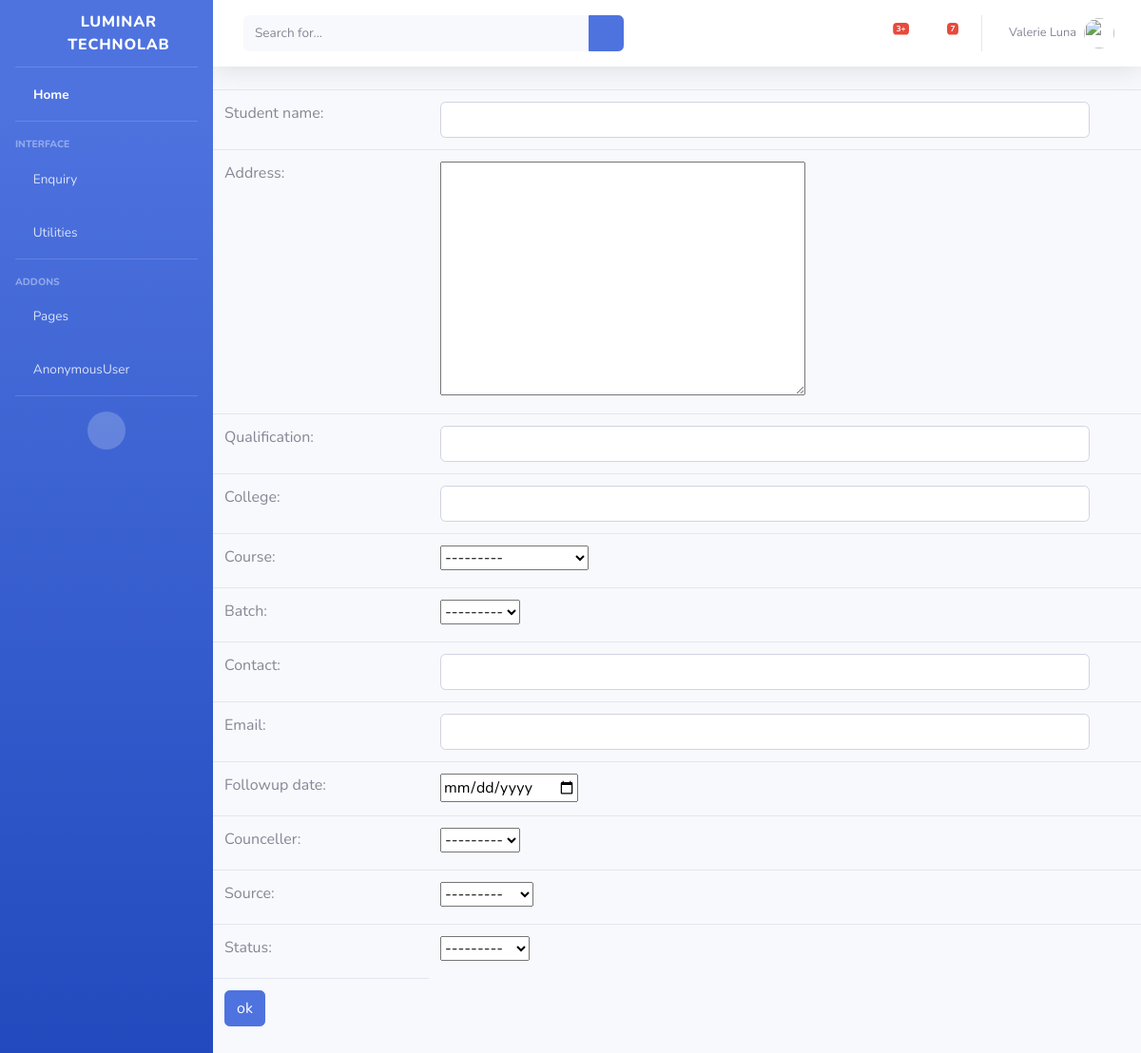
The page /Enquiry/enquiry on the database its author committed.
### Enquiry/models.py (models this page shows, shortened)
class Enquiry(models.Model):
    Enquiry_id=models.UUIDField(primary_key=True,default=uuid.uuid4,editable=False)
    Student_name=models.CharField(max_length=200)
    Address=models.CharField(max_length=250)
    Qualification=models.CharField(max_length=50)
    College=models.CharField(max_length=150)
    Course=models.ForeignKey(Course,on_delete=models.CASCADE)
    Batch=models.ForeignKey(Batch,on_delete=models.CASCADE)
    Contact=models.IntegerField()
    Email=models.EmailField()
    Enquiry_date=models.DateField(default=date.today())
    Followup_date=models.DateField()
    Counceller=models.ForeignKey(Counceller,on_delete=models.CASCADE)
    Source=models.ForeignKey(Source,on_delete=models.CASCADE)
    Action=(
            ('1','Call_Back'),
            ('2','Admitted'),
            ('3','Cancel')
    )
    Status=models.CharField(max_length=20,choices=Action)

class Course(models.Model):
    Course=models.CharField(max_length=150,unique=True)
    def __str__(self):
        return self.Course

class Batch(models.Model):
    Batch=models.CharField(max_length=150,unique=True)
    Course=models.ForeignKey(Course,on_delete=models.CASCADE)
    Date = models.DateField()
    Action = (
        ('1', 'Yet to Begin'),
        ('2', 'Started'),
        ('3', 'Completed')
    )
    Status = models.CharField(max_length=100, choices=Action)
    def __str__(self):
        return self.Batch

class Source(models.Model):
    Source=models.CharField(max_length=200,unique=True)
    def __str__(self):
        return self.Source

### Enquiry/views.py (the view)
# urls.py: path('enquiry',AddEnquiry.as_view(),name='addenquiry'),
class AddEnquiry(CreateView):
    model = Enquiry
    form_class=EnquiryForm
    template_name = 'Enquiry/add_enquiry.html'
    success_url = reverse_lazy('listenquiry')

### Enquiry/forms.py (shortened to what this page needs)
class EnquiryForm(ModelForm):
    class Meta:
        model=Enquiry
        fields=["Student_name","Address","Qualification","College","Course","Batch","Contact","Email","Followup_date","Counceller","Source","Status"]
        widgets = {
            'Followup_date': forms.DateInput(attrs={'type': 'date'}),
            'Student_name':forms.TextInput(attrs={'class':'form-control'}),
            'Address':forms.Textarea(),
            'Qualification':forms.TextInput(attrs={'class':'form-control'}),
            'College':forms.TextInput(attrs={'class':'form-control'}),
            'Contact':forms.TextInput(attrs={'class':'form-control'}),
            'Email':forms.EmailInput(attrs={'class':'form-control'}),
        }

### Enquiry/models.py (called while the page is built)
    def __str__(self):
        return self.Counceller_name

### Enquiry/templates/Enquiry/add_enquiry.html (shortened to what this page needs)
<!DOCTYPE html>
{% extends 'index/index1.html' %}
{% block content %}
<form method="post">
    <table class="table dark">
        <tr>
            {% for field in form %}
            <td>{{ field.label_tag }}</td>
            <td>{{ field }}</td>
            <td>{{ field.errors }}</td>
        </tr>
        {% endfor %}
    <tr>
        <td><input type="submit" value="ok" class="btn btn-primary"></td>
    </tr>
    </table>
</form>
{% endblock %}

### rows shown on the page
Course: form "---------"
Batch: form "---------"
Source: form "---------"

### other values the page prints
{{ user }} "AnonymousUser"
{{ field.label_tag }} "Student name:" "Address:" "Qualification:" "College:" "Course:" "Batch:" "Contact:" "Email:" "Followup date:" "Counceller:" "Source:" "Status:"
